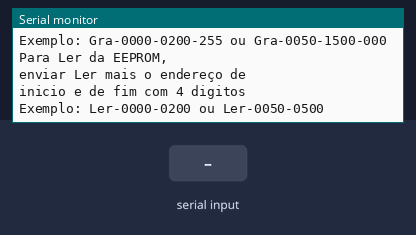
This sketch was run on a simulated Arduino Uno, built with avr-gcc and run on an emulated ATmega328P. On the bench: the last lines printed to the serial monitor. The inputs (shaded band) are chosen by the test bench.

Above: at 1.4 s.
1.5 s: "Gra\n" received over Serial
At 3.5 s:
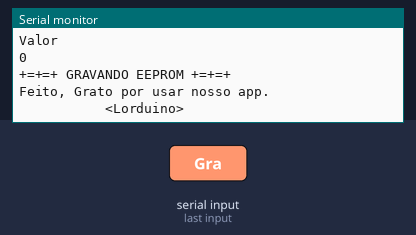
3.6 s: "Ler\n" received over Serial
At 4.41 s:
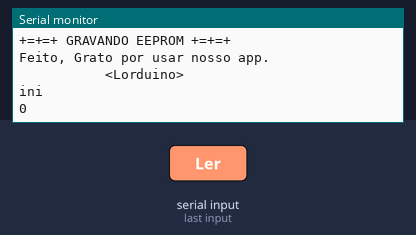

Measured:
- after the input at 1.5 s, the serial monitor: prints a new line after 0.60 s (image 1)

The sketch:

ZeraEEPROM.ino
```cpp
/*
Zerar EEPROM
EEPROM = Endereços todos

*/

#include <EEPROM.h>

uint32_t EEPR=0;
String Rtx;
String Ttx;
uint8_t Valor;
uint16_t ini;
uint16_t fim;

void setup()
{
    Serial.begin(9600); 	// Inicializa a comunicação serial


	Serial.println("Para gravar na EEPROM,");
	Serial.println("enviar Gra mais os endereços de");
	Serial.println("inicio e de fim com 4 digitos,");
	Serial.println("mais o Valor a gravar com 3");
	Serial.println("digitos e maximo Valor de 255");
	Serial.println("Exemplo: Gra-0000-0200-255 ou Gra-0050-1500-000");
	Serial.println("");

	Serial.println("Para Ler da EEPROM,");
	Serial.println("enviar Ler mais o endereço de");
	Serial.println("inicio e de fim com 4 digitos");
	Serial.println("Exemplo: Ler-0000-0200 ou Ler-0050-0500");

}


void loop()
{

   if (Serial.available()>0)
	{
	 Rtx = Serial.readStringUntil('\n');

		if (Rtx.startsWith("Gra"))		// Gravar EEPROM
		{
		  Rtx.remove(0,4);
		//  Serial.println("Rtx");
		//  Serial.println(Rtx);
		  delay(300);
		  Ttx=Rtx.substring(0,4);
		//  Serial.println("Ttx");
		//  Serial.println(Ttx);
		  delay(300);
		  ini=Ttx.toInt();
		  Serial.println("ini");
		  Serial.println(ini);
		  delay(300);
		  Rtx.remove(0,5);
		  fim=Rtx.toInt();
		  Serial.println("fim");
		  Serial.println(fim);
		  delay(300);
		  Rtx.remove(0,5);
		  Valor=Rtx.toInt();
		  Serial.println("Valor");
		  Serial.println(Valor);
      Serial.println("");
		  Serial.println("+=+=+ GRAVANDO EEPROM +=+=+");
		  Serial.println("");
		  delay(300);

			while (ini < fim) //mega
			{
			 EEPROM.write(ini,Valor);
       delay(150);
			 Serial.println("");
			 Serial.print(ini);
			 Serial.println(" < EEPROM | Valor >");
       Serial.println(EEPROM.read(ini));		// Confirma dado gravado
			 ini++;
			}
			Serial.println("");
			Serial.println("");
			Serial.println("Feito, Grato por usar nosso app.");
			Serial.println("           <Lorduino>");
		}


		if (Rtx.startsWith("Ler"))		// Ler EEPROM
		{
		  Rtx.remove(0,4);
		//  Serial.println("Rtx");
		//  Serial.println(Rtx);
		  delay(300);
		  Ttx=Rtx.substring(0,4);
		//  Serial.println("Ttx");
		//  Serial.println(Ttx);
		  delay(300);
		  ini=Ttx.toInt();
		  Serial.println("ini");
		  Serial.println(ini);
		  delay(300);
		  Rtx.remove(0,5);
		  fim=Rtx.toInt();
		  Serial.println("fim");
		  Serial.println(fim);
		  delay(300);
		  // Rtx.remove(0,5);
		  // Dado=Rtx.toInt();
		  // Serial.println("Dado");
		  //Serial.println(Dado);
          Serial.println("");
	      Serial.println("+=+=+ LEITURA EEPROM +=+=+");
		  Serial.println("");

			while (ini < fim)
			{
			 Serial.println("");
			 Serial.print(ini);
			 Serial.println(" < EEPROM | Valor >");
			 Serial.println(EEPROM.read(ini));
			 delay(150);
			 ini++;
			}
			 Serial.println("");
			 Serial.println("");
			 Serial.println("Feito, Grato por usar nosso app.");
			 Serial.println("           <Lorduino>");
		}

	}

}
```
